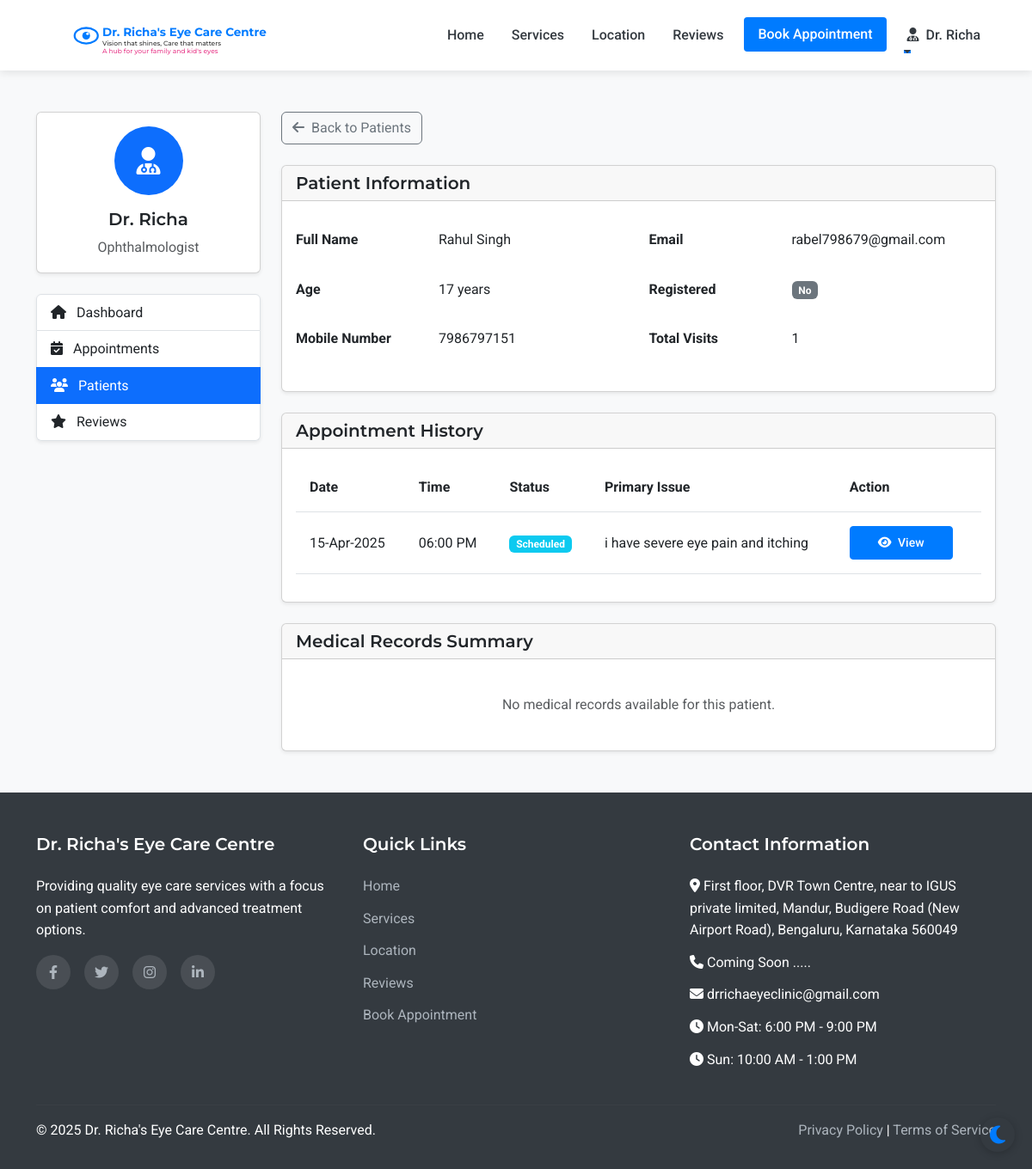
/admin/patient/2 (signed in), run on an earlier commit of the app's database.
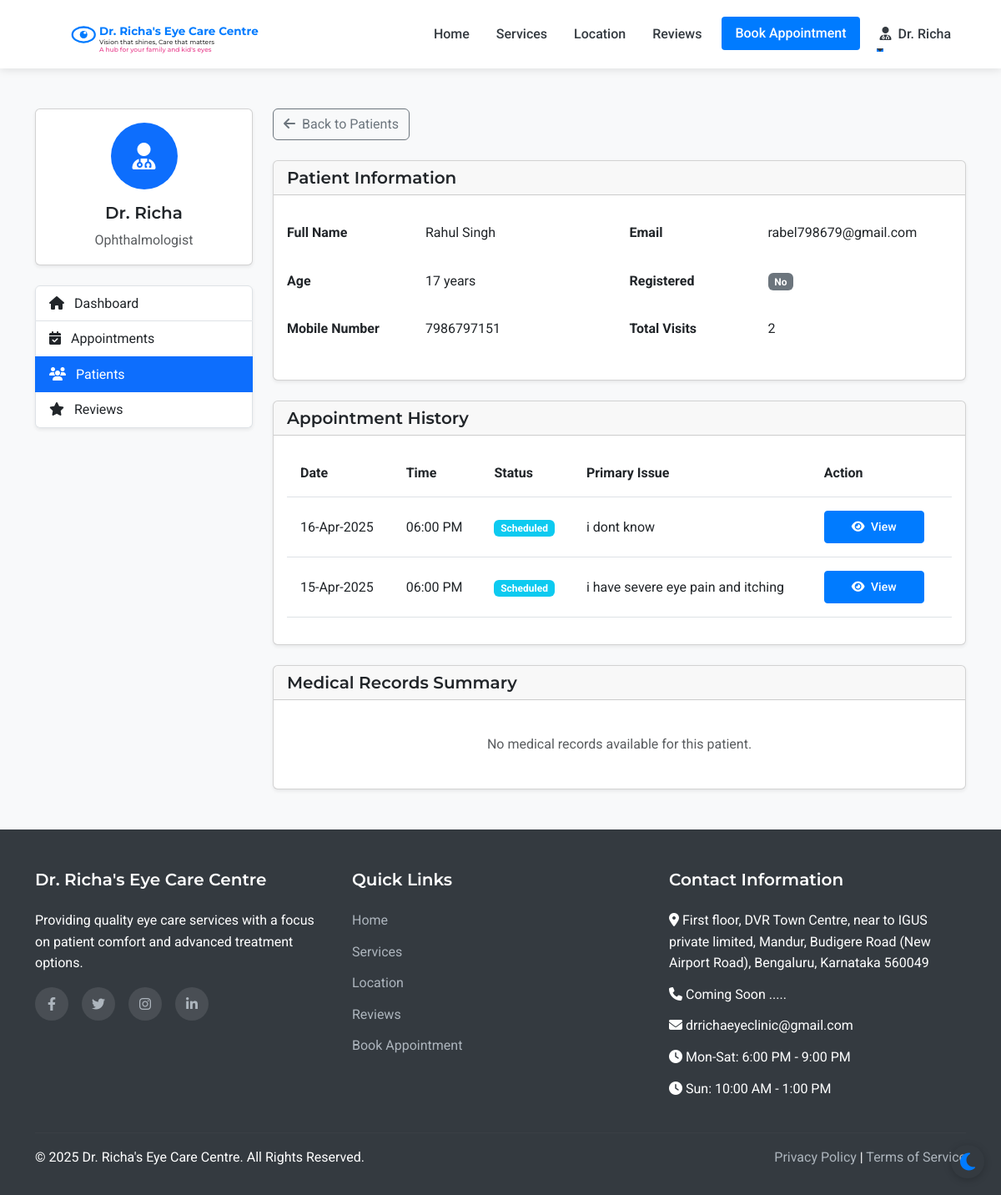
And on a later commit of the database.
### models.py (models this page shows, shortened)
class Appointment(db.Model):
    id = db.Column(db.Integer, primary_key=True)
    patient_id = db.Column(db.Integer, db.ForeignKey('patient.id'), nullable=False)
    appointment_date = db.Column(db.Date, nullable=False)
    appointment_time = db.Column(db.Time, nullable=False)
    primary_issue = db.Column(db.Text, nullable=True)
    referral_info = db.Column(db.String(255), nullable=True)
    status = db.Column(db.String(20), default='scheduled')  # scheduled, completed, cancelled
    created_at = db.Column(db.DateTime, default=datetime.utcnow)
    consultation_fee = db.Column(db.Float, nullable=False, default=500.0)
    payment_status = db.Column(db.String(20), default='pending')  # pending, paid

### routes.py (the view)
@app.route('/admin/patient/<int:patient_id>')
@login_required
def admin_patient_view(patient_id):
    if not (isinstance(current_user, Admin) or isinstance(current_user, Assistant) or isinstance(current_user, Doctor)):
        flash('Access denied. Staff privileges required.', 'danger')
        return redirect(url_for('index'))
    patient = Patient.query.get_or_404(patient_id)
    appointments = Appointment.query.filter_by(patient_id=patient_id).order_by(desc(Appointment.appointment_date)).all()
    return render_template('admin/patient_view.html', patient=patient, appointments=appointments)

### app.py (called while the page is built)
@login_manager.user_loader
def load_user(user_id):
    from models import Doctor, Assistant, Admin, Patient
    try:
        if user_id.startswith('doctor_'):
            return Doctor.query.get(int(user_id.split('_')[1]))
        elif user_id.startswith('assistant_'):
            return Assistant.query.get(int(user_id.split('_')[1]))
        elif user_id.startswith('admin_'):
            return Admin.query.get(int(user_id.split('_')[1]))
        else:
            return Patient.query.get(int(user_id))
    except (ValueError, AttributeError):
        return None

### routes.py (called while the page is built)
@app.context_processor
def inject_now():
    return {'now': datetime.now()}

### templates/admin/patient_view.html (shortened to what the changed rows need)
{% extends 'layout.html' %}
{% block content %}
<section class="py-5 bg-light">
    <div class="container">
        <div class="row">
            <div class="col-lg-9">
                <div class="card shadow-sm mb-4">
                    <div class="card-body">
                        <div class="row">
                            <div class="col-md-6">
                                <table class="table table-borderless">
                                    <tr>
                                        <th class="ps-0" style="width: 150px;">Full Name</th>
                                    </tr>
                                    <tr>
                                        <th class="ps-0">Age</th>
                                    </tr>
                                    <tr>
                                        <th class="ps-0">Mobile Number</th>
                                    </tr>
                                </table>
                            </div>
                            <div class="col-md-6">
                                <table class="table table-borderless">
                                    <tr>
                                        <th class="ps-0" style="width: 150px;">Email</th>
                                    </tr>
                                    <tr>
                                        <th class="ps-0">Registered</th>
                                    </tr>
                                    <tr>
                                        <th class="ps-0">Total Visits</th>
                                        <td>{{ patient.appointments|length }}</td>
                                    </tr>
                                </table>
                            </div>
                        </div>
                    </div>
                </div>
                <div class="card shadow-sm mb-4">
                    <div class="card-body">
                        {% if patient.appointments %}
                            <div class="table-responsive">
                                <table class="table table-hover">
                                    <thead>
                                        <tr>
                                            <th>Date</th>
                                            <th>Time</th>
                                            <th>Status</th>
                                            <th>Primary Issue</th>
                                            <th>Action</th>
                                        </tr>
                                    </thead>
                                    <tbody>
                                        {% for appointment in patient.appointments|sort(attribute='appointment_date', reverse=true) %}
                                            <tr>
                                                <td>{{ appointment.appointment_date.strftime('%d-%b-%Y') }}</td>
                                                <td>{{ appointment.appointment_time.strftime('%I:%M %p') }}</td>
                                                <td>
                                                    {% if appointment.status == 'scheduled' %}
                                                        <span class="badge bg-info">Scheduled</span>
                                                    {% elif appointment.status == 'completed' %}
                                                        <span class="badge bg-success">Completed</span>
                                                    {% elif appointment.status == 'cancelled' %}
                                                        <span class="badge bg-danger">Cancelled</span>
                                                    {% endif %}
                                                </td>
                                                <td>{{ appointment.primary_issue or 'Not specified' }}</td>
                                                <td>
                                                    <div class="btn-group" role="group">
                                                        <a href="{{ url_for('admin_appointment_view', appointment_id=appointment.id) }}" class="btn btn-sm btn-primary me-2">
                                                            <i class="fas fa-eye me-1"></i> View
                                                        </a>
                                                    </div>
                                                </td>
                                            </tr>
                                        {% endfor %}
                                    </tbody>
                                </table>
                            </div>
                        {% else %}
                            <div class="text-center p-4">
                                <p class="text-muted mb-0">No appointment history for this patient.</p>
                            </div>
                        {% endif %}
                    </div>
                </div>
                        {% set has_records = false %}
                        {% for appointment in patient.appointments %}
                            {% if appointment.medical_record %}
                                {% set has_records = true %}
                            {% endif %}
                        {% endfor %}
            </div>
        </div>
    </div>
</section>
{% endblock %}

What changed in the data, as far as the page shows it:
added Appointment: appointment_date "16-Apr-2025", appointment_time "06:00 PM", status "Scheduled", primary_issue "i dont know"
Also different on the page:
{{ patient.appointments|length }}: "1" → "2"
